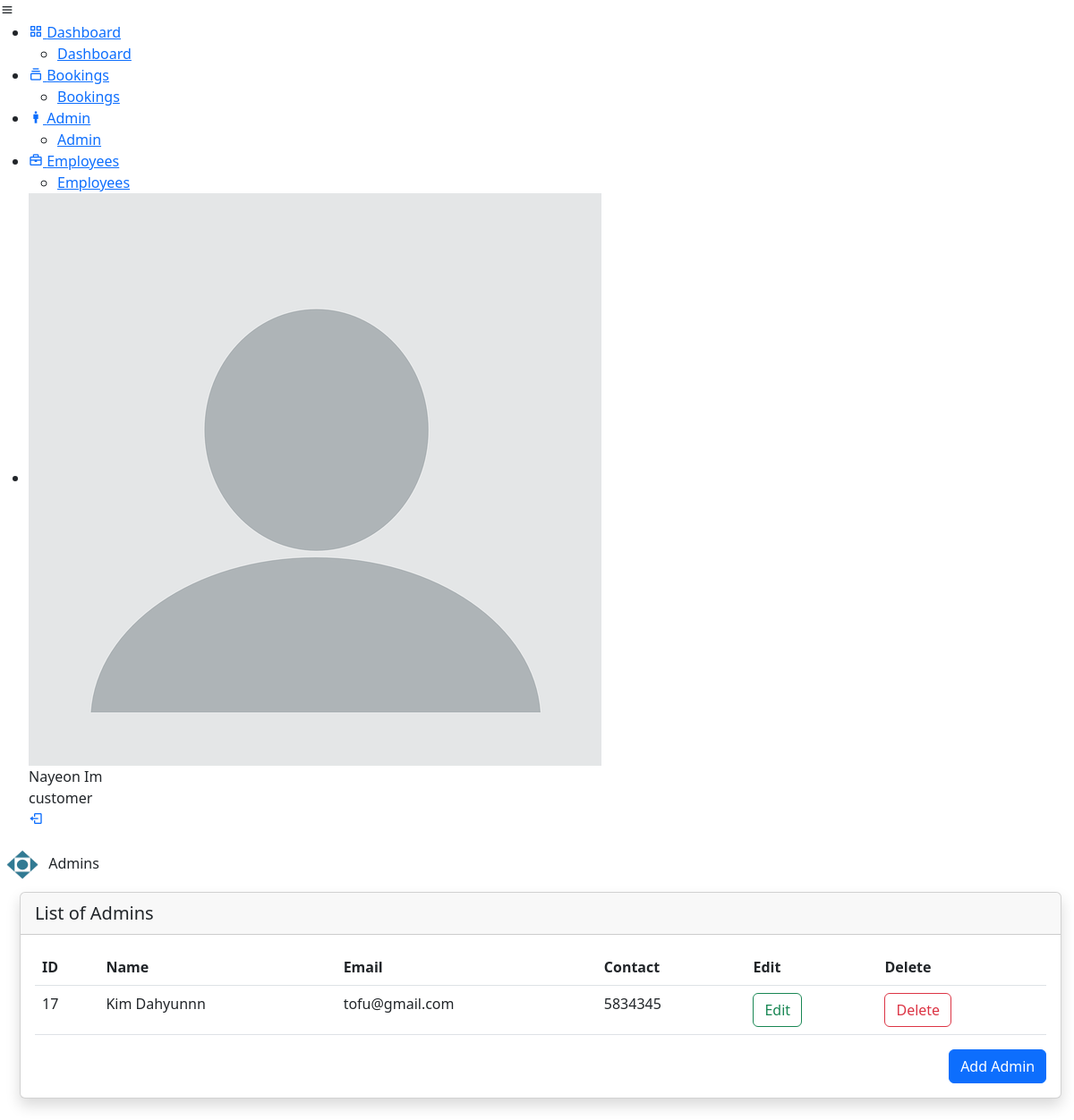
Page /admin/admins.php (signed in) on the committed database.
### tables this page shows
CREATE TABLE `users` (
  `userId` int(11) NOT NULL,
  `name` varchar(100) DEFAULT NULL,
  `email` varchar(50) DEFAULT NULL,
  `password` varchar(50) DEFAULT NULL,
  `contactNo` int(11) DEFAULT NULL,
  `role` varchar(10) DEFAULT NULL
);

### admin/admins.php (the view, shortened to what this page needs)
<?php include('partials/adminDashboard.php'); ?>
<section class="home-section">
    <div class="home-content">
      <img src="../img\pashlogo.png"  width="50" height="45">
      <span class="text">Admins</span>
    </div>
<div class="container-fluid">
        <div class="card shadow mb-4 mt-2" style="width:99%; margin-left: 10px;">
            <div class="card-header">
            <h6 class="modal-title fs-5" id="exampleModalLabel">List of Admins</h6>
            </div>
            <div class="card-body">
                <div class="table-responsive" id="tables">
                    <table class="table table-hover" id="admins">
                        <thead>
                        <tr>
                            <th>ID</th>
                            <th>Name</th>
                            <th>Email</th>
                            <th>Contact</th>
                            <th>Edit</th>
                            <th>Delete</th>
                        </tr>
                        </thead>
                        <tbody>
                        <?php
                        $adminRole = 'Admin';
                        $userSql = "SELECT * FROM users WHERE role = '$adminRole'";
                        $userResult = mysqli_query($conn, $userSql);
                        if ($userResult && mysqli_num_rows($userResult) > 0) {
                            while ($row = mysqli_fetch_assoc($userResult)) {
                                ?>
                                <tr>
                                    <td><?php echo $row['userId']; ?></td>
                                    <td><?php echo $row['name']; ?></td>
                                    <td><?php echo $row['email']; ?></td>
                                    <td><?php echo $row['contactNo']; ?></td>
                                    <td>
                                        <form action="adminEdit.php" method="post">
                                            <button class="btn btn-outline-success" name="edit-btn"
                                                    data-id="<?php echo $row['userId']; ?>">Edit</button>
                                        </form>
                                    </td>
                                    <td>
                                        <form action="adminProcess.php" method="post">
                                            <button class="btn btn-outline-danger" name="delete-btn">Delete</button>
                                        </form>
                                    </td>
                                </tr>
                            <?php
                            }
                        } else {
                            echo "<tr><td colspan='4'>No Admin Accounts Found</td></tr>";
                        }
                        ?>
                        </tbody>
                    </table>
                    <div class="modal-footer">
                    <button type="button" class="btn btn-primary" data-bs-toggle="modal" data-bs-target="#addModal" name="reg-admin">
                    Add Admin
                </button>
            </div>
                </div>
        </div>
</div>
</section>

### admin/partials/adminDashboard.php (shortened to what this page needs)
<!DOCTYPE html>
<html lang="en">
  <head>
    <link rel="stylesheet" href="../css/admin.scss" />
    <link rel="stylesheet" href="../css/admin.css"/>
    <link href="https://unpkg.com/boxicons@2.1.2/css/boxicons.min.css" rel="stylesheet"/>
    <link rel="stylesheet" href="../bootstrap/css/bootstrap.css">
  </head>
  <body>
  <div class="sidebar close">
    <div class="logo-details">
        <i class='bx bx-menu' ></i>
    </div>
    <ul class="nav-links">
      <li>
        <a href="dashboard.php">
          <i class='bx bx-grid-alt'></i>
          <span class="link_name">Dashboard</span>
        </a>
        <ul class="sub-menu blank">
          <li><a class="link_name" href="dashboard.php">Dashboard</a></li>
        </ul>
      </li>
      <li>
        <div class="iocn-link">
          <a href="bookings.php">
            <i class='bx bx-collection' ></i>
            <span class="link_name">Bookings</span>
          </a>
        </div>
        <ul class="sub-menu">
          <li><a class="link_name" href="bookings.php">Bookings</a></li>
        </ul>
      </li>
      <li>
        <a href="admins.php">
        <i class=" bx bx-male"></i>
          <span class="link_name">Admin</span>
        </a>
        <ul class="sub-menu">
          <li><a class="link_name" href="admins.php">Admin</a></li>
        </ul>
      </li>
      <li>
        <a href="employees.php">
          <i class='bx bx-briefcase' ></i>
          <span class="link_name">Employees</span>
        </a>
        <ul class="sub-menu">
          <li><a class="link_name" href="employees.php">Employees</a></li>
        </ul>
      </li>
    <li>
    <div class="profile-details">
      <div class="profile-content">
        <img src="../img/image-profile.png" alt="profileImg">
      </div>
      <div class="name-job">
      <?php
          include "../dbconn.php";
          if (isset($_SESSION['userId'])) {
            $userId = $_SESSION['userId'];
            $sql = "SELECT * FROM users WHERE userId = $userId";
            $result = mysqli_query($conn, $sql);
            if (mysqli_num_rows($result) === 1) {
              $row = mysqli_fetch_assoc($result);
              ?>
              <div class="profile_name"><?php echo $row['name']; ?></div>
              <div class="job"><?php echo $row['role']; ?></div>
              </div>
              <a href="adminLogout.php" class="logout-link">
                <i class='bx bx-log-out' role="button"></i>
              </a>
              </div>
              <?php
            }
          }
      ?>
</ul>
</div>
</body>
</html>

### rows in the picture
users: name "Nayeon Im", role "customer"
users: userId "17", name "Kim Dahyunnn", email "tofu@gmail.com", contactNo "5834345"
